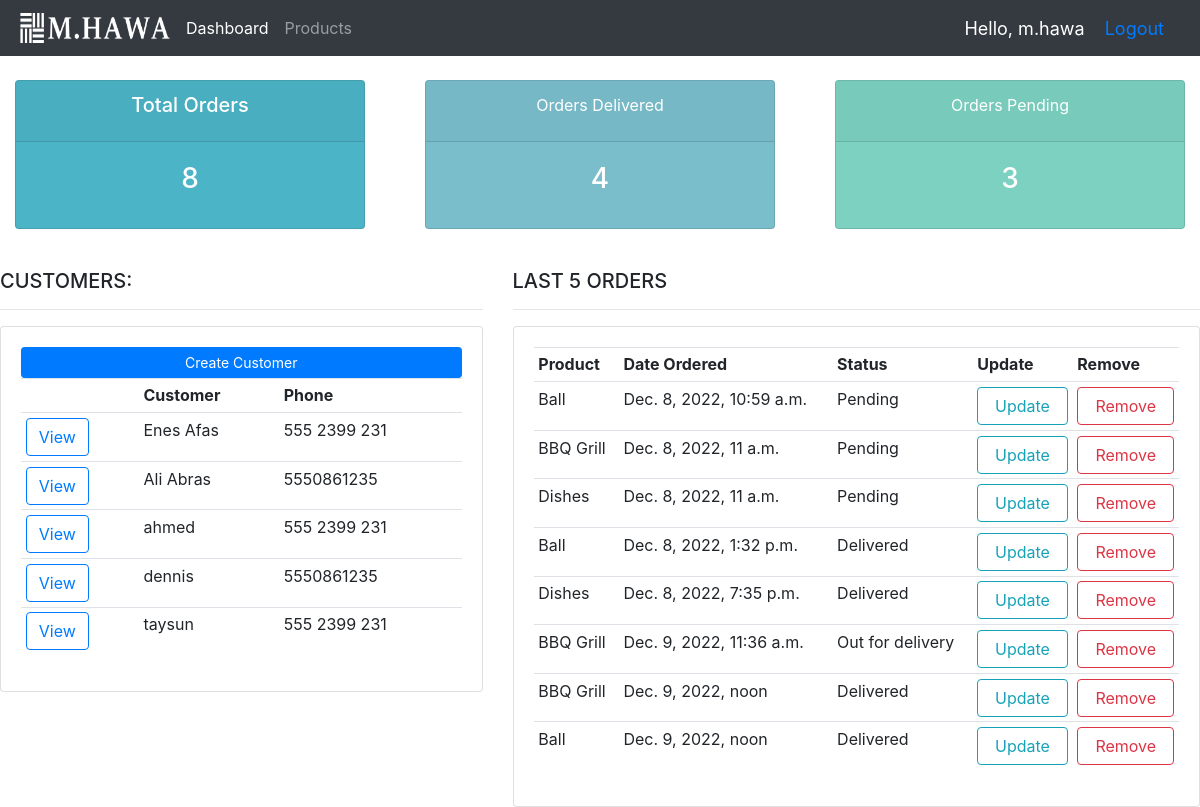
The app's page / (signed in), older data.
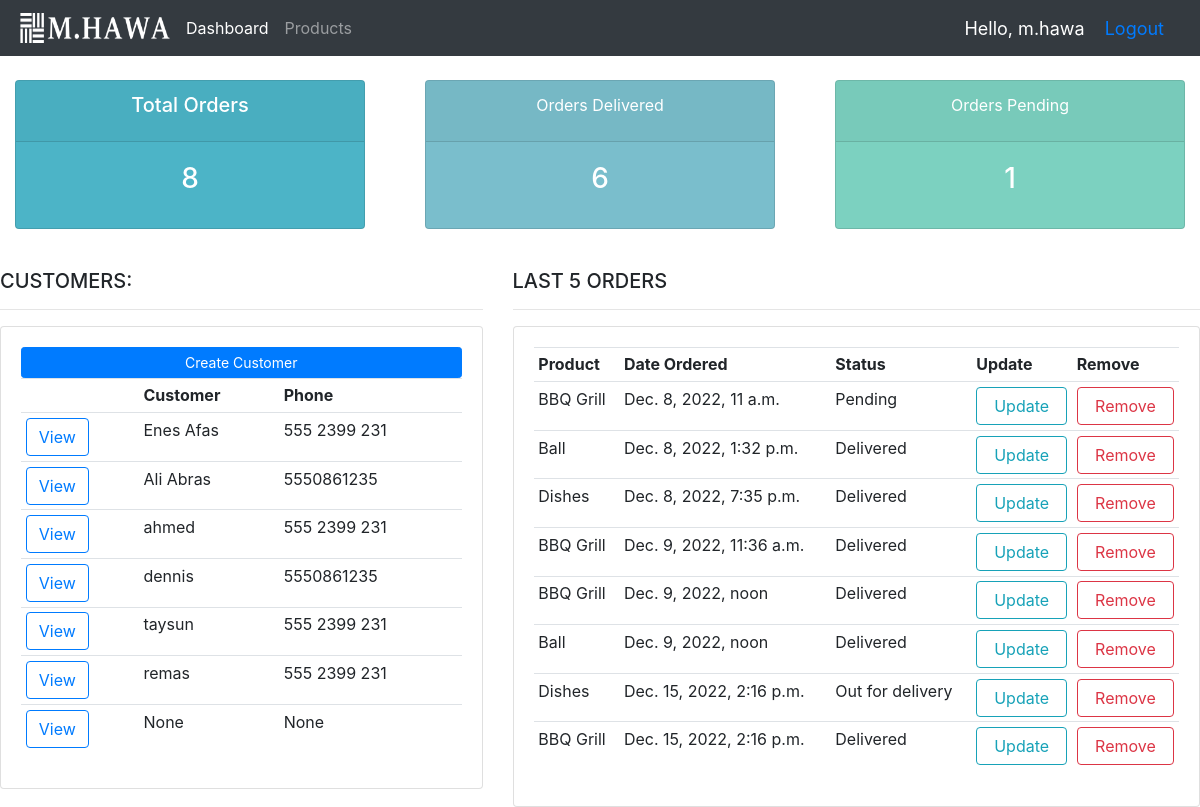
The same page, newer data.
### accounts/models.py (models this page shows, shortened)
class Customer(models.Model):
    user = models.OneToOneField(User, blank=True, null=True, on_delete=models.CASCADE)
    name = models.CharField(max_length=50, null=True)
    phone = models.CharField(max_length=15, null=True)
    email = models.CharField(max_length=50, null=True)
    profile_pic = models.ImageField(default="profile.jpeg", null=True, blank=True)
    date_created = models.DateTimeField(auto_now_add=True, null=True)
    def __str__(self):
        return str(self.name)

class Order(models.Model):
    STATUS = (
        ('Pending', 'Pending'),
        ('Out for delivery', 'Out for delivery'),
        ('Delivered', 'Delivered'),
    )
    customer = models.ForeignKey(Customer, null=True, on_delete=models.SET_NULL)
    product = models.ForeignKey(Product, null=True, on_delete=models.SET_NULL)
    date_created = date_created = models.DateTimeField(auto_now_add=True, null=True)
    status = models.CharField(max_length=100, choices=STATUS, null=True)
    note = models.CharField(max_length=100, null=True)

class Product(models.Model):
    CATEGORY = (
        ('Indoor', 'Indoor'),
        ('Out Door', 'Out Door'),
    )
    name = models.CharField(max_length=100)
    price = models.FloatField(null=True)
    category = models.CharField(max_length=50, null=True, choices=CATEGORY)
    description = models.TextField(max_length=200, null=True, blank=True)
    date_created = date_created = models.DateTimeField(auto_now_add=True, null=True)
    tags = models.ManyToManyField(Tag)
    def __str__(self):
        return self.name

### accounts/decorators.py (the view)
    def wrapper_function(request, *args, **kwargs):
        group = None
        if request.user.groups.exists():
            group = request.user.groups.all()[0].name
        if group == 'customers':
            return redirect('user-page')
        if group == 'admin':
            return view_func(request, *args, **kwargs)

### accounts/views.py (called while the page is built)
@login_required(login_url='login')
@admin_only
def home(request):
    customers = Customer.objects.all()
    orders = Order.objects.all()
    total_orders = orders.count()
    delivered = orders.filter(status = 'Delivered').count()
    pending = orders.filter(status = 'Pending').count()
    context = {'customers': customers, 'orders': orders,
               'total_orders': total_orders, 'delivered': delivered, 'pending': pending}
    return render(request, 'accounts/dashboard.html', context)

### accounts/templates/accounts/dashboard.html
{%  extends 'base.html' %}
{% block content %}
{% include 'accounts/status.html' %}
		<br>
		<div class="row">
            <div class="col-md-5">
                <h5>CUSTOMERS:</h5>
                <hr>
                <div class="card card-body">
                    <a class="btn btn-primary btn-sm btn-block" href="">Create Customer</a>
                    <table class="table table-sm">
                        <th></th>
                        <th>Customer</th>
                        <th>Phone</th>
                        {% for i in customers %}
                        <tr>
                            <td><a class="btn btn-outline-primary" href="{% url 'customer' i.id %}">View</a></td>
                            <td>{{i}}</td>
                            <td>{{i.phone}}</td>
                        </tr>
                        {% endfor %}
                    </table>
                </div>
            </div>
            <div class="col-md-7">
                <h5>LAST 5 ORDERS</h5>
                <hr>
                <div class="card card-body">
                    <table class="table table-sm">
                        <tr>
                            <th>Product</th>
                            <th>Date Ordered</th>
                            <th>Status</th>
                            <th>Update</th>
                            <th>Remove</th>
                        </tr>
                        {% for order in orders %}
                        <tr>
                            <td>{{order.product}}</td>
                            <td>{{order.date_created}}</td>
                            <td>{{order.status}}</td>
                            <td><a class="btn btn-outline-info btn-block" href="{% url 'update-order' order.id %}">Update</a></td>
                            <td><a class="btn btn-outline-danger btn-block" href="{% url 'delete-order' order.id %}">Remove</a></td>
                        </tr>
                        {% endfor %}
                    </table>
                </div>
            </div>
        </div>
{% endblock content %}

### templates/base.html (shortened to what this page needs)
{% load static %}
<!DOCTYPE html>
<html lang="en">
<head>
    <link rel="stylesheet" href="{% static '/css/main.css' %}">
</head>
<body>
    {% include 'navbar.html' %}
    {% block content %}
    {% endblock content %}
</body>
</html>

### templates/navbar.html (shortened to what this page needs)
{% load static %}
<!DOCTYPE html>
<html lang="en">
<head>
    <link rel="stylesheet" href="https://cdn.jsdelivr.net/npm/bootstrap@4.3.1/dist/css/bootstrap.min.css">
</head>
<body>
  <nav class="navbar navbar-expand-lg navbar-dark bg-dark">
    <img src="{% static 'images/logo.png' %}" class="ml-1 mr-2" width="150" height="30">
    <div class="collapse navbar-collapse" id="navbarNav">
      <ul class="navbar-nav">
        {% if request.user.is_staff %}
        <li class="nav-item active">
          <a class="nav-link" href="{% url 'home' %}">Dashboard</a>
        </li>
        <li class="nav-item">
          <a class="nav-link" href="{% url 'products' %}">Products</a>
        </li>
        {% else %}
        <li class="nav-item">
          <a class="nav-link" href="{% url 'account' %}">Settings</a>
        </li>
        {% endif %}
      </ul>
    </div>
    <span class="hello-msg">Hello, {{request.user}}</span>
    <span class="hello-msg"><a href="{% url 'logout' %}" >Logout</a></span>
  </nav>
</body>
</html>

### accounts/templates/accounts/status.html
<br>
<div class="row">
    <div class="col">
        <div class="col-md">
            <div class="card text-center text-white mb-3" id="total-orders">
                <div class="card-header">
                    <h5 class="card-title">Total Orders</h5>
                </div>
                <div class="card-body">
                    <h3 class="card-title">{{total_orders}}</h3>
                </div>
            </div>
        </div>
    </div>
    <div class="col">
        <div class="col-md">
            <div class="card text-center text-white mb-3" id="orders-delivered">
                <div class="card-header">
                    <div class="card-title">Orders Delivered</div>
                </div>
                <div class="card-body">
                    <h3 class="card-title">{{delivered}}</h3>
                </div>
            </div>
        </div>
    </div>
    <div class="col">
        <div class="col-md">
            <div class="card text-center text-white mb-3" id="orders-pending">
                <div class="card-header">
                    <div class="card-title">Orders Pending</div>
                </div>
                <div class="card-body">
                    <h3 class="card-title">{{pending}}</h3>
                </div>
            </div>
        </div>
    </div>
</div>

### static/css/main.css (style rules this page uses)
body { background-color: #ebeff5; }
#total-orders { background-color: #4cb4c7; }
#orders-delivered { background-color: #7abecc; }
#orders-pending { background-color: #7CD1C0; }

### templates/navbar.html (style rules this page uses)
.hello-msg { font-size: 18px; color: #fff; margin-right: 20px; }

Row changes from the older to the newer data that the page shows:
removed Order: product "Ball", date_created "Dec. 8, 2022, 10:59 a.m.", status "Pending"
removed Order: product "Dishes", date_created "Dec. 8, 2022, 11 a.m.", status "Pending"
added Customer: name "remas", phone "555 2399 231"
added Customer: name "None", phone "None"
changed Order "Dec. 9, 2022, 11:36 a.m.": status "Out for delivery" → "Delivered"
added Order: product "Dishes", date_created "Dec. 15, 2022, 2:16 p.m.", status "Out for delivery"
added Order: product "BBQ Grill", date_created "Dec. 15, 2022, 2:16 p.m.", status "Delivered"
Text that changed along with them:
{{ delivered }}: "4" → "6"
{{ pending }}: "3" → "1"
